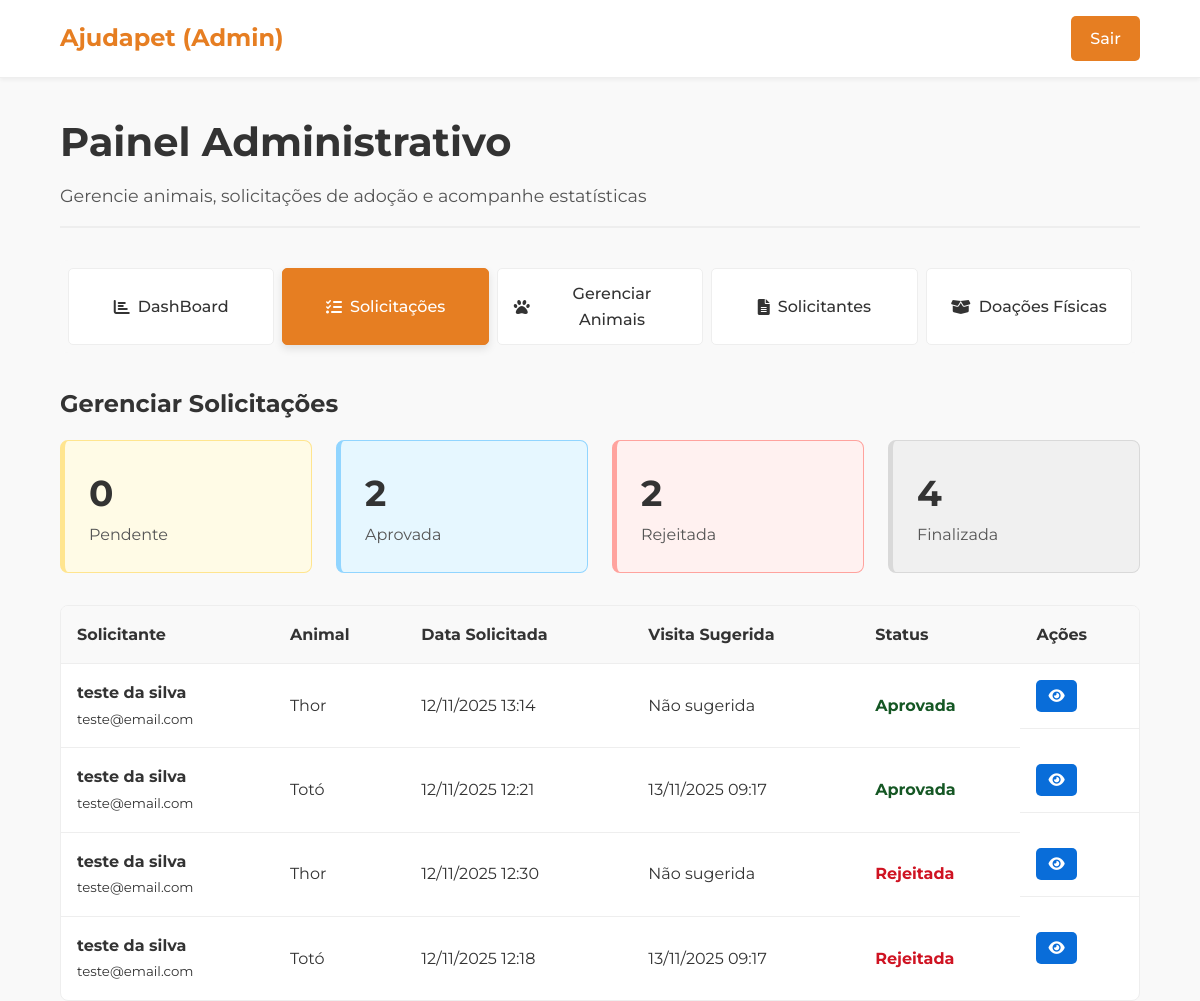
Page /admin/avaliar_solicitacoes.php (signed in) on the committed database.
### tables this page shows
CREATE TABLE `solicitante` (
  `id` int(11) NOT NULL,
  `nome` varchar(255) NOT NULL,
  `cpf` varchar(14) NOT NULL,
  `email` varchar(255) NOT NULL,
  `senha` varchar(255) NOT NULL,
  `telefone` varchar(20) DEFAULT NULL,
  `endereco_completo` varchar(500) DEFAULT NULL,
  `cidade` varchar(100) DEFAULT NULL,
  `estado` varchar(2) DEFAULT NULL,
  `cep` varchar(10) DEFAULT NULL,
  `tipo_moradia` varchar(100) DEFAULT NULL,
  `possui_quintal` enum('Sim','Não') DEFAULT NULL,
  `ja_teve_pets` tinyint(1) DEFAULT NULL,
  `descricao_pets_anteriores` text DEFAULT NULL,
  `experiencia_animais` varchar(255) DEFAULT NULL,
  `disponibilidade_tempo` varchar(255) DEFAULT NULL,
  `motivacao_adotar` text DEFAULT NULL,
  `data_cadastro` timestamp NOT NULL DEFAULT current_timestamp(),
  `ativo` tinyint(1) DEFAULT 1
);

CREATE TABLE `animal` (
  `id` int(11) NOT NULL,
  `id_admin_cadastro` int(11) NOT NULL,
  `nome` varchar(100) NOT NULL,
  `sexo` enum('Macho','Fêmea') DEFAULT NULL,
  `raca` varchar(100) DEFAULT NULL,
  `porte` enum('Pequeno','Médio','Grande') DEFAULT NULL,
  `data_nascimento` date DEFAULT NULL,
  `peso` decimal(5,2) DEFAULT NULL,
  `cor_pelagem` varchar(50) DEFAULT NULL,
  `personalidade` text DEFAULT NULL,
  `imagem_url` varchar(255) DEFAULT NULL,
  `castrado` tinyint(1) DEFAULT 0,
  `microchip` varchar(50) DEFAULT NULL,
  `status` enum('Disponível','Em processo','Adotado','Indisponível') DEFAULT 'Disponível',
  `descricao_historia` text DEFAULT NULL,
  `observacoes` text DEFAULT NULL,
  `data_cadastro` timestamp NOT NULL DEFAULT current_timestamp(),
  `data_adocao` datetime DEFAULT NULL,
  `id_adotante` int(11) DEFAULT NULL
);

### admin/avaliar_solicitacoes.php (the view, shortened to what this page needs)
<?php
require_once '../config/conexao.php';
try {
    $sql_counts = "SELECT
                        SUM(CASE WHEN status = 'Pendente' THEN 1 ELSE 0 END) AS pendentes,
                        SUM(CASE WHEN status = 'Aprovada' THEN 1 ELSE 0 END) AS aprovadas,
                        SUM(CASE WHEN status = 'Rejeitada' THEN 1 ELSE 0 END) AS rejeitadas
                    FROM SolicitacaoAdoção";
    $stmt_counts = $pdo->query($sql_counts);
    $counts = $stmt_counts->fetch(PDO::FETCH_ASSOC);
    $total_pendentes = $counts['pendentes'] ?? 0;
    $total_aprovadas = $counts['aprovadas'] ?? 0;
    $total_rejeitadas = $counts['rejeitadas'] ?? 0;
    $total_finalizadas = $total_aprovadas + $total_rejeitadas;
    $sql_list = "SELECT
                    s.id,
                    s.data_solicitacao,
                    s.data_visita_sugerida,
                    s.status,
                    sol.nome AS solicitante_nome,
                    sol.email AS solicitante_email,
                    a.nome AS animal_nome
                FROM SolicitacaoAdoção AS s
                JOIN Solicitante AS sol ON s.id_solicitante = sol.id
                JOIN Animal AS a ON s.id_animal = a.id
                ORDER BY
                    CASE
                        WHEN s.status = 'Pendente' THEN 1
                        WHEN s.status = 'Aprovada' THEN 2
                        WHEN s.status = 'Rejeitada' THEN 3
                    END ASC,
                    s.data_solicitacao DESC";
    $stmt_list = $pdo->query($sql_list);
    $solicitacoes = $stmt_list->fetchAll(PDO::FETCH_ASSOC);
} catch (PDOException $e) {
    die("Erro ao buscar dados das solicitações: " . $e->getMessage());
}
?>
<!DOCTYPE html>
<html lang="pt-BR">
<head>
    <link rel="stylesheet" href="../assets/css/global.css">
    <link rel="stylesheet" href="../assets/css/admin_global.css">
    <link rel="stylesheet" href="../assets/css/admin_solicitacoes.css">
    <link rel="stylesheet" href="https://cdnjs.cloudflare.com/ajax/libs/font-awesome/6.0.0-beta3/css/all.min.css">
</head>
<body>
    <header class="navbar">
        <div class="container">
            <a href="index.php" class="logo" style="color: var(--cor-principal);">Ajudapet (Admin)</a>
            <a href="../backend/logout.php" class="btn-login" style="background-color: var(--cor-principal);">Sair</a>
        </div>
    </header>
    <main class="container admin-dashboard">
        <div class="admin-header">
            <h1>Painel Administrativo</h1>
            <p>Gerencie animais, solicitações de adoção e acompanhe estatísticas</p>
        </div>
        <nav class="admin-tabs">
            <a href="index.php" class="tab-link">
                <i class="fas fa-chart-bar"></i> DashBoard
            </a>
            <a href="avaliar_solicitacoes.php" class="tab-link active">
                <i class="fas fa-tasks"></i> Solicitações
            </a>
            <a href="./animais_admin/consultar_animal.php" class="tab-link">
                <i class="fas fa-paw"></i> Gerenciar Animais
            </a>
            <a href="relatorio.php" class="tab-link">
                <i class="fas fa-file-alt"></i> Solicitantes
            </a>
            <a href="../ver_doacoes.php" class="tab-link">
                <i class="fas fa-box-open"></i> Doações Físicas
            </a>
        </nav>
        <div id="solicitacoes" class="tab-content active" style="display:block;"> <h3>Gerenciar Solicitações</h3>
            <div class="stat-grid" style="grid-template-columns: repeat(4, 1fr);">
                <div class="stat-card" style="background: #fffbe6; border-color: #ffe58f;">
                    <div class="stat-info">
                        <h2><?php echo $total_pendentes; ?></h2>
                        <p>Pendente</p>
                    </div>
                </div>
                <div class="stat-card" style="background: #e6f7ff; border-color: #91d5ff;">
                    <div class="stat-info">
                        <h2><?php echo $total_aprovadas; ?></h2>
                        <p>Aprovada</o>
                    </div>
                </div>
                <div class="stat-card" style="background: #fff1f0; border-color: #ffa39e;">
                    <div class="stat-info">
                        <h2><?php echo $total_rejeitadas; ?></h2>
                        <p>Rejeitada</p>
                    </div>
                </div>
                <div class="stat-card" style="background: #f0f0f0; border-color: #d9d9d9;">
                    <div class="stat-info">
                        <h2><?php echo $total_finalizadas; ?></h2>
                        <p>Finalizada</p>
                    </div>
                </div>
            </div>
            <div class="admin-table-container">
                <table class="admin-table">
                    <thead>
                        <tr>
                            <th>Solicitante</th>
                            <th>Animal</th>
                            <th>Data Solicitada</th>
                            <th>Visita Sugerida</th>
                            <th>Status</th>
                            <th>Ações</th>
                        </tr>
                    </thead>
                    <tbody>
                        <?php if (count($solicitacoes) > 0): ?>
                            <?php foreach ($solicitacoes as $s): ?>
                                <tr>
                                    <td>
                                        <strong><?php echo htmlspecialchars($s['solicitante_nome']); ?></strong><br>
                                        <small><?php echo htmlspecialchars($s['solicitante_email']); ?></small>
                                    </td>
                                    <td><?php echo htmlspecialchars($s['animal_nome']); ?></td>
                                    <td><?php echo date('d/m/Y H:i', strtotime($s['data_solicitacao'])); ?></td>
                                    <td>
                                        <?php echo $s['data_visita_sugerida'] ? date('d/m/Y H:i', strtotime($s['data_visita_sugerida'])) : 'Não sugerida'; ?>
                                    </td>
                                    <td>
                                        <span class="status-<?php echo strtolower($s['status']); ?>">
                                            <?php echo htmlspecialchars($s['status']); ?>
                                        </span>
                                    </td>
                                    <td class="action-buttons">
                                        <button class="action-btn view" onclick="abrirModalView(<?php echo $s['id']; ?>)">
                                            <i class="fas fa-eye"></i>
                                        </button>
                                    </td>
                                </tr>
                            <?php endforeach; ?>
                        <?php else: ?>
                            <tr>
                                <td colspan="6">Nenhuma solicitação encontrada.</td>
                            </tr>
                        <?php endif; ?>
                    </tbody>
                </table>
            </div>
        </div> </main>
</body>
</html>

### assets/css/global.css (style rules this page uses)
:root { --cor-principal: #E67E22; --cor-principal-hover: #d35400; --cor-texto: #333333; --cor-fundo: #f9f9f9; --cor-dark: #2c3e50; --cor-light: #ffffff; --cor-borda: #eeeeee; --cor-sucesso-bg: #d4edda; --cor-sucesso-border: #c3e6cb; --cor-sucesso-text: #155724; --cor-aviso-bg: #fffbe6; --cor-aviso-border: #ffe58f; --cor-aviso-text: #d4b106; }
* { box-sizing: border-box; margin: 0; padding: 0; }
body { font-family: 'Montserrat', sans-serif; line-height: 1.6; background-color: var(--cor-fundo); color: var(--cor-texto); }
.container { width: 90%; max-width: 1200px; margin: 0 auto; }
.navbar { background-color: var(--cor-light); padding: 1rem 0; border-bottom: 1px solid var(--cor-borda); box-shadow: 0 2px 4px rgba(0,0,0,0.05); }
.navbar .container { display: flex; justify-content: space-between; align-items: center; }
.logo { font-size: 1.5rem; font-weight: 700; color: var(--cor-principal); text-decoration: none; }
.btn-login { background-color: var(--cor-principal); color: var(--cor-light); padding: 0.6rem 1.2rem; text-decoration: none; border-radius: 5px; font-weight: 500; transition: background-color 0.3s ease; }

### assets/css/admin_global.css (style rules this page uses)
.admin-dashboard .admin-header { margin: 2rem 0; padding-bottom: 1rem; border-bottom: 2px solid var(--cor-borda, #eee); }
.admin-dashboard .admin-header h1 { font-size: 2.5rem; font-weight: 700; margin-bottom: 0.5rem; }
.admin-dashboard .admin-header p { font-size: 1.1rem; color: #555; }
.admin-tabs { display: flex; gap: 0.5rem; margin-bottom: 2rem; background-color: #f9f9f9; padding: 0.5rem; border-radius: 8px; }
.admin-tabs .tab-link { flex: 1; text-align: center; padding: 0.75rem 1rem; text-decoration: none; color: #333; font-weight: 500; border-radius: 5px; background: var(--cor-light, #fff); border: 1px solid var(--cor-borda, #eee); transition: all 0.3s ease; display: flex; align-items: center; justify-content: center; gap: 0.5rem; }
.admin-tabs .tab-link.active { background-color: var(--cor-principal); color: var(--cor-light, #fff); border-color: var(--cor-principal); box-shadow: 0 4px 8px rgba(0,0,0,0.1); }
.admin-dashboard h3 { font-size: 1.5rem; margin-top: 2rem; margin-bottom: 1rem; }

### assets/css/admin_solicitacoes.css (style rules this page uses)
.stat-grid { display: grid; grid-template-columns: repeat(4, 1fr); gap: 1.5rem; }
.stat-card { display: flex; align-items: center; gap: 1rem; padding: 1.5rem; border: 1px solid #e8e8e8; border-radius: 8px; background: #fff; border-left-width: 5px; }
.stat-card .stat-info h2 { font-size: 2.25rem; margin: 0; }
.stat-card .stat-info p { font-size: 1rem; color: #555; margin: 0; }
.admin-table-container { background: var(--cor-light, #fff); border: 1px solid var(--cor-borda, #eee); border-radius: 8px; overflow-x: auto; margin-top: 2rem; }
.admin-table { width: 100%; border-collapse: collapse; }
.admin-table th, .admin-table td { padding: 1rem; text-align: left; border-bottom: 1px solid var(--cor-borda, #eee); }
.admin-table th { background: #f9f9f9; font-weight: 700; }
.admin-table tr:last-child td { border-bottom: none; }
.admin-table .status-aprovada { color: var(--cor-sucesso-text, #389e0d); font-weight: 700; }
.admin-table .status-rejeitada { color: #cf1322; font-weight: 700; }
.action-buttons { display: flex; gap: 0.5rem; }
.action-btn { display: inline-block; padding: 0.5rem 0.75rem; border: none; border-radius: 5px; cursor: pointer; text-decoration: none; font-size: 0.9rem; color: white; }
.action-btn.view { background-color: #096dd9; }

### rows in the picture
solicitacaoadoção: id_solicitante.nome "teste da silva", id_solicitante.email "teste@email.com", id_animal.nome "Thor", data_solicitacao "12/11/2025 13:14", shows "Não sugerida", status "Aprovada"
solicitacaoadoção: id_solicitante.nome "teste da silva", id_solicitante.email "teste@email.com", id_animal.nome "Totó", data_solicitacao "12/11/2025 12:21", data_visita_sugerida "13/11/2025 09:17", status "Aprovada"
solicitacaoadoção: id_solicitante.nome "teste da silva", id_solicitante.email "teste@email.com", id_animal.nome "Thor", data_solicitacao "12/11/2025 12:30", shows "Não sugerida", status "Rejeitada"
solicitacaoadoção: id_solicitante.nome "teste da silva", id_solicitante.email "teste@email.com", id_animal.nome "Totó", data_solicitacao "12/11/2025 12:18", data_visita_sugerida "13/11/2025 09:17", status "Rejeitada"

### other values in the picture
$total_pendentes "0"
$total_aprovadas "2"
$total_rejeitadas "2"
$total_finalizadas "4"
